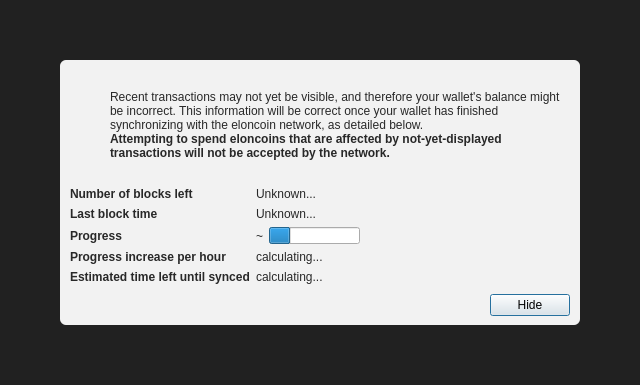
<?xml version="1.0" encoding="UTF-8"?>
<ui version="4.0">
 <class>ModalOverlay</class>
 <widget class="ModalOverlay" name="ModalOverlay">
  <property name="geometry">
   <rect>
    <x>0</x>
    <y>0</y>
    <width>640</width>
    <height>385</height>
   </rect>
  </property>
  <property name="windowTitle">
   <string>Form</string>
  </property>
  <layout class="QVBoxLayout" name="verticalLayout" stretch="0">
   <property name="sizeConstraint">
    <enum>QLayout::SetDefaultConstraint</enum>
   </property>
   <property name="leftMargin">
    <number>0</number>
   </property>
   <property name="topMargin">
    <number>0</number>
   </property>
   <property name="rightMargin">
    <number>0</number>
   </property>
   <property name="bottomMargin">
    <number>0</number>
   </property>
   <item>
    <widget class="QWidget" name="bgWidget" native="true">
     <property name="styleSheet">
      <string notr="true">#bgWidget { background: rgba(0,0,0,220); }</string>
     </property>
     <layout class="QVBoxLayout" name="verticalLayoutMain" stretch="1">
      <property name="leftMargin">
       <number>60</number>
      </property>
      <property name="topMargin">
       <number>60</number>
      </property>
      <property name="rightMargin">
       <number>60</number>
      </property>
      <property name="bottomMargin">
       <number>60</number>
      </property>
      <item>
       <widget class="QWidget" name="contentWidget" native="true">
        <property name="styleSheet">
         <string notr="true">#contentWidget { background: rgba(255,255,255,240); border-radius: 6px; }

QLabel { color: rgb(40,40,40);  }</string>
        </property>
        <layout class="QVBoxLayout" name="verticalLayoutSub" stretch="1,0,0,0">
         <property name="spacing">
          <number>0</number>
         </property>
         <property name="leftMargin">
          <number>10</number>
         </property>
         <property name="topMargin">
          <number>10</number>
         </property>
         <property name="rightMargin">
          <number>10</number>
         </property>
         <property name="bottomMargin">
          <number>10</number>
         </property>
         <item>
          <layout class="QHBoxLayout" name="horizontalLayoutIconText" stretch="0,1">
           <property name="topMargin">
            <number>20</number>
           </property>
           <item>
            <layout class="QVBoxLayout" name="verticalLayoutIcon">
             <property name="leftMargin">
              <number>0</number>
             </property>
             <item>
              <widget class="QPushButton" name="warningIcon">
               <property name="enabled">
                <bool>false</bool>
               </property>
               <property name="text">
                <string/>
               </property>
               <property name="icon">
                <iconset>
                 <normaloff>:/icons/warning</normaloff>
                 <disabledoff>:/icons/warning</disabledoff>:/icons/warning</iconset>
               </property>
               <property name="iconSize">
                <size>
                 <width>48</width>
                 <height>48</height>
                </size>
               </property>
               <property name="flat">
                <bool>true</bool>
               </property>
              </widget>
             </item>
             <item>
              <spacer name="verticalSpacerWarningIcon">
               <property name="orientation">
                <enum>Qt::Vertical</enum>
               </property>
               <property name="sizeHint" stdset="0">
                <size>
                 <width>20</width>
                 <height>40</height>
                </size>
               </property>
              </spacer>
             </item>
            </layout>
           </item>
           <item>
            <layout class="QVBoxLayout" name="verticalLayoutInfoText">
             <property name="leftMargin">
              <number>0</number>
             </property>
             <property name="topMargin">
              <number>0</number>
             </property>
             <item>
              <widget class="QLabel" name="infoText">
               <property name="text">
                <string>Recent transactions may not yet be visible, and therefore your wallet's balance might be incorrect. This information will be correct once your wallet has finished synchronizing with the eloncoin network, as detailed below.</string>
               </property>
               <property name="textFormat">
                <enum>Qt::RichText</enum>
               </property>
               <property name="wordWrap">
                <bool>true</bool>
               </property>
              </widget>
             </item>
             <item>
              <widget class="QLabel" name="infoTextStrong">
               <property name="font">
                <font>
                 <weight>75</weight>
                 <bold>true</bold>
                </font>
               </property>
               <property name="text">
                <string>Attempting to spend eloncoins that are affected by not-yet-displayed transactions will not be accepted by the network.</string>
               </property>
               <property name="textFormat">
                <enum>Qt::RichText</enum>
               </property>
               <property name="wordWrap">
                <bool>true</bool>
               </property>
              </widget>
             </item>
             <item>
              <spacer name="verticalSpacerInTextSpace">
               <property name="orientation">
                <enum>Qt::Vertical</enum>
               </property>
               <property name="sizeHint" stdset="0">
                <size>
                 <width>20</width>
                 <height>40</height>
                </size>
               </property>
              </spacer>
             </item>
            </layout>
           </item>
          </layout>
         </item>
         <item>
          <spacer name="verticalSpacerAfterText">
           <property name="orientation">
            <enum>Qt::Vertical</enum>
           </property>
           <property name="sizeHint" stdset="0">
            <size>
             <width>20</width>
             <height>40</height>
            </size>
           </property>
          </spacer>
         </item>
         <item>
          <layout class="QFormLayout" name="formLayout">
           <property name="fieldGrowthPolicy">
            <enum>QFormLayout::FieldsStayAtSizeHint</enum>
           </property>
           <property name="horizontalSpacing">
            <number>6</number>
           </property>
           <property name="verticalSpacing">
            <number>6</number>
           </property>
           <property name="topMargin">
            <number>10</number>
           </property>
           <item row="0" column="0">
            <widget class="QLabel" name="labelNumberOfBlocksLeft">
             <property name="font">
              <font>
               <weight>75</weight>
               <bold>true</bold>
              </font>
             </property>
             <property name="text">
              <string>Number of blocks left</string>
             </property>
            </widget>
           </item>
           <item row="0" column="1">
            <widget class="QLabel" name="numberOfBlocksLeft">
             <property name="text">
              <string>Unknown...</string>
             </property>
            </widget>
           </item>
           <item row="1" column="0">
            <widget class="QLabel" name="labelLastBlockTime">
             <property name="font">
              <font>
               <weight>75</weight>
               <bold>true</bold>
              </font>
             </property>
             <property name="text">
              <string>Last block time</string>
             </property>
            </widget>
           </item>
           <item row="1" column="1">
            <widget class="QLabel" name="newestBlockDate">
             <property name="sizePolicy">
              <sizepolicy hsizetype="Maximum" vsizetype="Preferred">
               <horstretch>0</horstretch>
               <verstretch>0</verstretch>
              </sizepolicy>
             </property>
             <property name="text">
              <string>Unknown...</string>
             </property>
            </widget>
           </item>
           <item row="2" column="0">
            <widget class="QLabel" name="labelSyncDone">
             <property name="font">
              <font>
               <weight>75</weight>
               <bold>true</bold>
              </font>
             </property>
             <property name="text">
              <string>Progress</string>
             </property>
            </widget>
           </item>
           <item row="2" column="1">
            <layout class="QHBoxLayout" name="horizontalLayoutSync" stretch="0,1">
             <item>
              <widget class="QLabel" name="percentageProgress">
               <property name="text">
                <string notr="true">~</string>
               </property>
              </widget>
             </item>
             <item>
              <widget class="QProgressBar" name="progressBar">
               <property name="value">
                <number>24</number>
               </property>
               <property name="format">
                <string/>
               </property>
              </widget>
             </item>
            </layout>
           </item>
           <item row="4" column="0">
            <widget class="QLabel" name="labelProgressIncrease">
             <property name="font">
              <font>
               <weight>75</weight>
               <bold>true</bold>
              </font>
             </property>
             <property name="text">
              <string>Progress increase per hour</string>
             </property>
            </widget>
           </item>
           <item row="4" column="1">
            <widget class="QLabel" name="progressIncreasePerH">
             <property name="text">
              <string>calculating...</string>
             </property>
            </widget>
           </item>
           <item row="5" column="0">
            <widget class="QLabel" name="labelEstimatedTimeLeft">
             <property name="font">
              <font>
               <weight>75</weight>
               <bold>true</bold>
              </font>
             </property>
             <property name="text">
              <string>Estimated time left until synced</string>
             </property>
            </widget>
           </item>
           <item row="5" column="1">
            <widget class="QLabel" name="expectedTimeLeft">
             <property name="text">
              <string>calculating...</string>
             </property>
            </widget>
           </item>
          </layout>
         </item>
         <item>
          <layout class="QHBoxLayout" name="horizontalLayoutButtons">
           <property name="leftMargin">
            <number>10</number>
           </property>
           <property name="topMargin">
            <number>10</number>
           </property>
           <item>
            <spacer name="horizontalSpacer">
             <property name="orientation">
              <enum>Qt::Horizontal</enum>
             </property>
             <property name="sizeHint" stdset="0">
              <size>
               <width>40</width>
               <height>20</height>
              </size>
             </property>
            </spacer>
           </item>
           <item>
            <widget class="QPushButton" name="closeButton">
             <property name="text">
              <string>Hide</string>
             </property>
             <property name="focusPolicy">
              <enum>Qt::StrongFocus</enum>
             </property>
             <property name="default">
              <bool>true</bool>
             </property>
            </widget>
           </item>
          </layout>
         </item>
        </layout>
       </widget>
      </item>
     </layout>
    </widget>
   </item>
  </layout>
 </widget>
 <customwidgets>
  <customwidget>
   <class>ModalOverlay</class>
   <extends>QWidget</extends>
   <header>qt/modaloverlay.h</header>
   <container>1</container>
  </customwidget>
 </customwidgets>
 <resources/>
 <connections/>
</ui>
